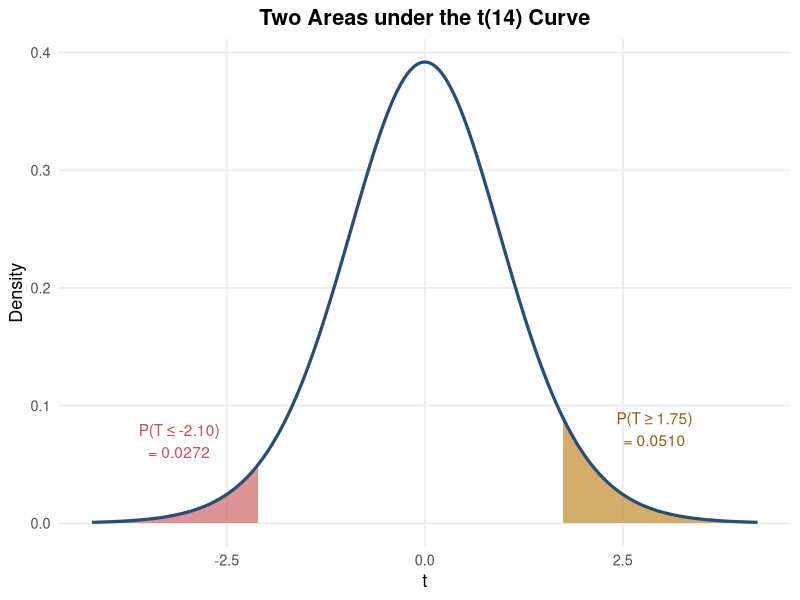
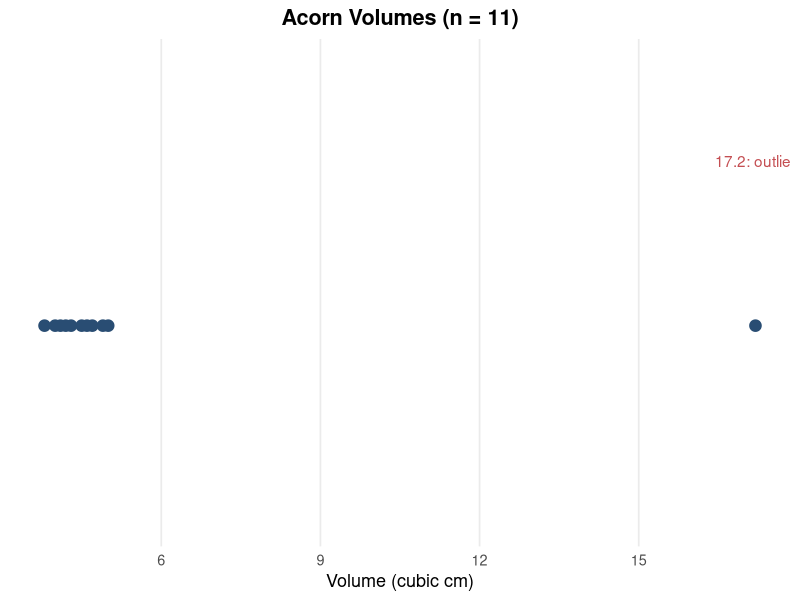
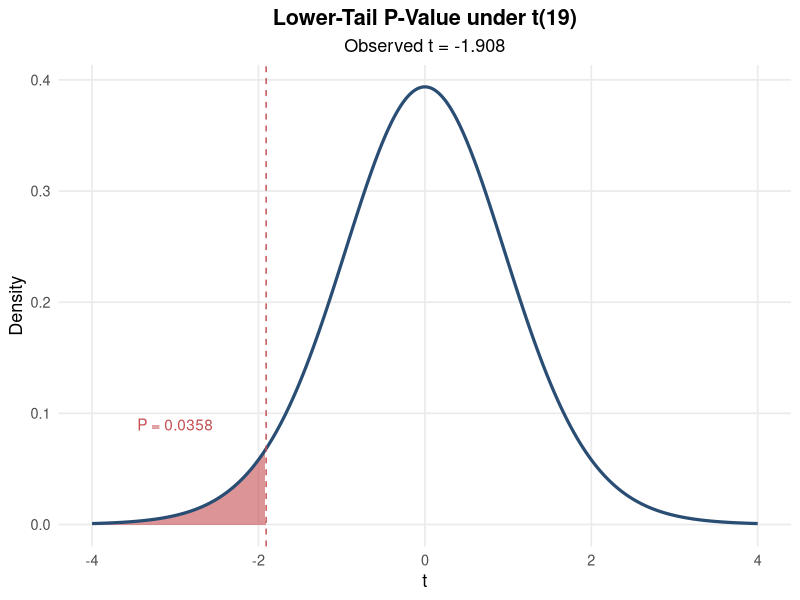
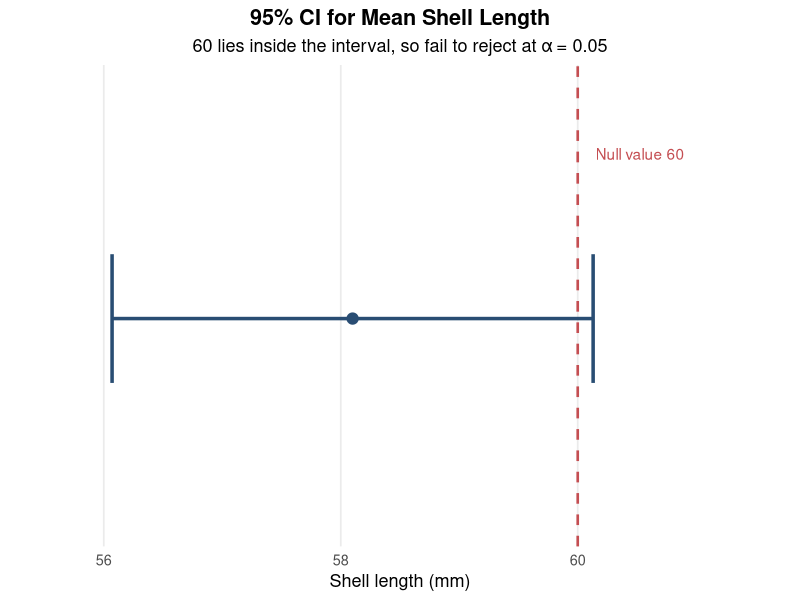
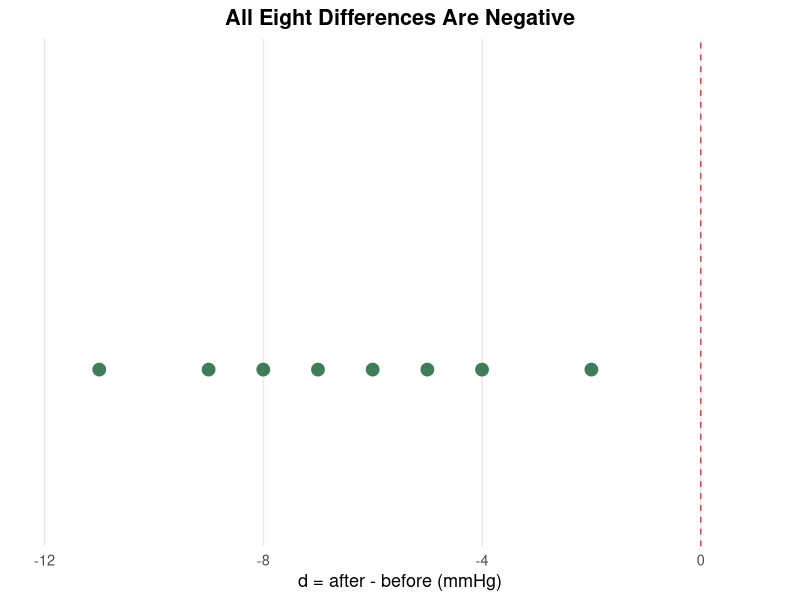
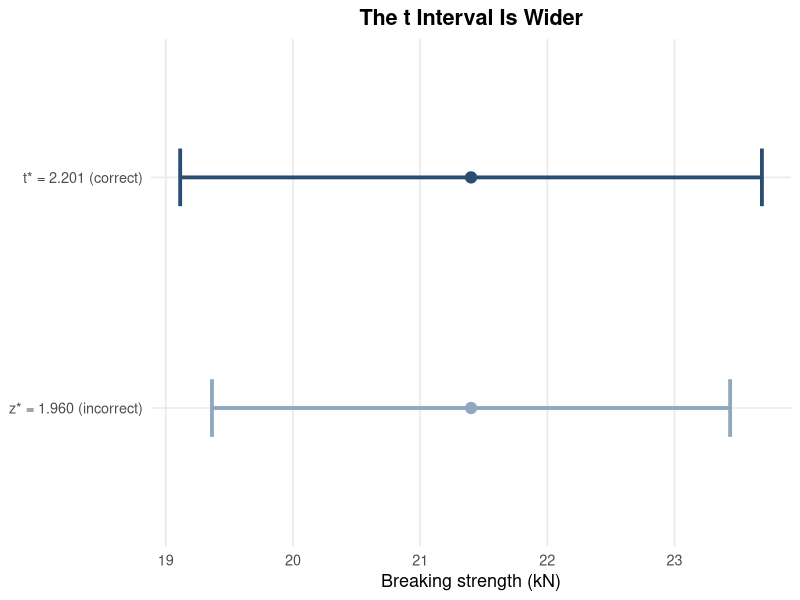
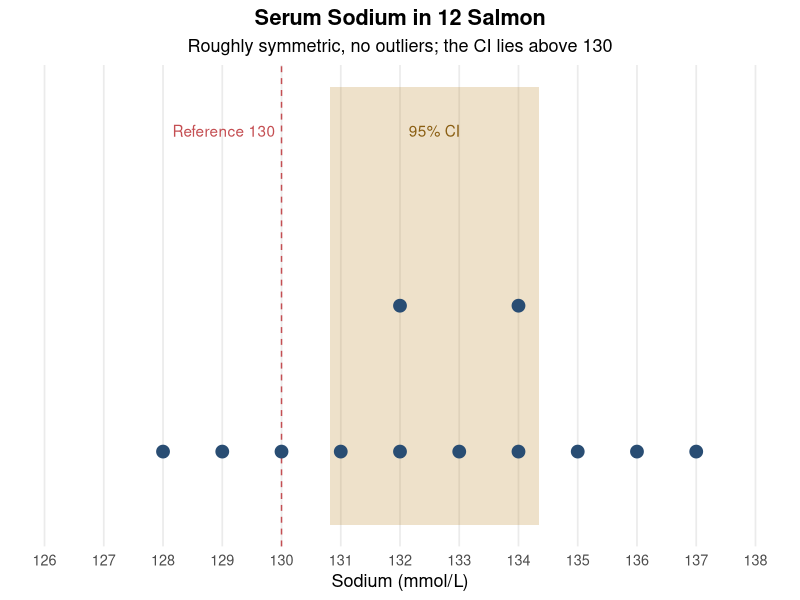
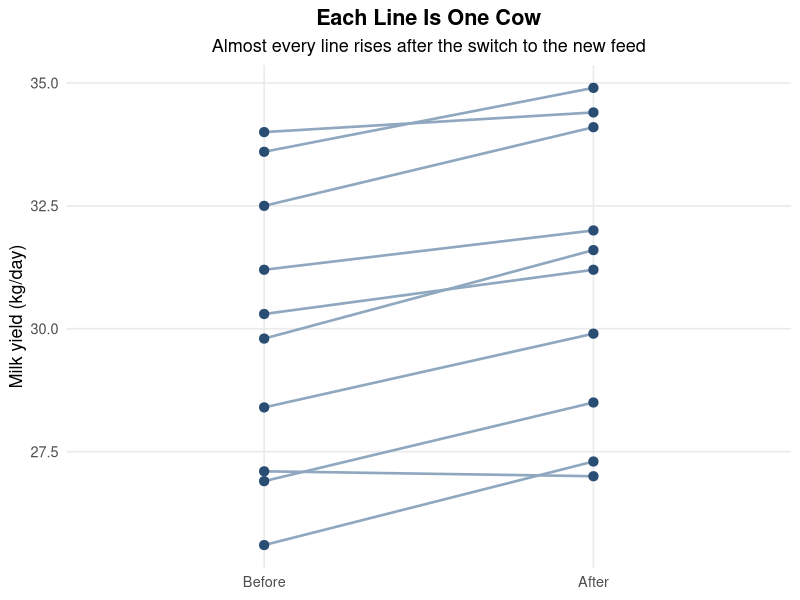

Recreate these plots in R, in order.
## ---- chunk 1
knitr::opts_chunk$set(
  echo = FALSE,
  warning = FALSE,
  message = FALSE,
  fig.align = "center",
  fig.retina = 2,
  out.width = "88%",
  fig.width = 6.4,
  fig.height = 3.4
)

suppressPackageStartupMessages(library(ggplot2))

hw_blue  <- "#294D73"
hw_red   <- "#C44E52"
hw_green <- "#3F7D58"
hw_gold  <- "#BE892D"
hw_grey  <- "#8FA8BF"

hw_theme <- theme_minimal(base_size = 13) +
  theme(
    plot.title = element_text(face = "bold", hjust = 0.5),
    plot.subtitle = element_text(hjust = 0.5),
    panel.grid.minor = element_blank(),
    legend.position = "bottom"
  )

# Stacked dot plot positions: tied values stack upward
stack_y <- function(x) ave(seq_along(x), x, FUN = seq_along)
## ---- chunk 2
pt(-2.10, df = 14)
pt(1.75, df = 14, lower.tail = FALSE)
qt(0.975, df = 14)
qt(0.995, df = 14)
## ---- chunk 3
g <- seq(-4.2, 4.2, length.out = 800)
q2 <- data.frame(t = g, d = dt(g, 14))

ggplot(q2, aes(t, d)) +
  geom_area(data = subset(q2, t <= -2.10), fill = hw_red, alpha = 0.6) +
  geom_area(data = subset(q2, t >= 1.75), fill = hw_gold, alpha = 0.7) +
  geom_line(colour = hw_blue, linewidth = 1.1) +
  annotate("text", x = -3.1, y = 0.07, label = "P(T ≤ -2.10)\n= 0.0272", colour = hw_red) +
  annotate("text", x = 2.9, y = 0.08, label = "P(T ≥ 1.75)\n= 0.0510", colour = "#8A5E12") +
  labs(title = "Two Areas under the t(14) Curve", x = "t", y = "Density") +
  hw_theme
## ---- chunk 4
acorn <- c(3.8, 4.0, 4.1, 4.2, 4.3, 4.5, 4.6, 4.7, 4.9, 5.0, 17.2)

ggplot(data.frame(x = acorn, y = 1), aes(x, y)) +
  geom_point(size = 3.6, colour = hw_blue) +
  annotate("text", x = 17.2, y = 1.25, label = "17.2: outlier", colour = hw_red) +
  scale_y_continuous(NULL, breaks = NULL, limits = c(0.7, 1.4)) +
  labs(title = "Acorn Volumes (n = 11)", x = "Volume (cubic cm)") +
  hw_theme
## ---- chunk 5
t_value <- (42.8 - 46) / (7.5 / sqrt(20))
p_value <- pt(t_value, df = 19)
c(t = t_value, P_value = p_value)
## ---- chunk 6
g <- seq(-4, 4, length.out = 800)
q6 <- data.frame(t = g, d = dt(g, 19))

ggplot(q6, aes(t, d)) +
  geom_area(data = subset(q6, t <= -1.908), fill = hw_red, alpha = 0.6) +
  geom_line(colour = hw_blue, linewidth = 1.1) +
  geom_vline(xintercept = -1.908, linetype = "dashed", colour = hw_red) +
  annotate("text", x = -3, y = 0.09, label = "P = 0.0358", colour = hw_red) +
  labs(title = "Lower-Tail P-Value under t(19)",
       subtitle = "Observed t = -1.908", x = "t", y = "Density") +
  hw_theme
## ---- chunk 7
ggplot(data.frame(y = 1, est = 58.1, lo = 56.07, hi = 60.13), aes(x = est, y = y)) +
  geom_vline(xintercept = 60, linetype = "dashed", colour = hw_red, linewidth = 0.9) +
  geom_errorbar(aes(xmin = lo, xmax = hi), orientation = "y",
                width = 0.25, linewidth = 1.2, colour = hw_blue) +
  geom_point(size = 3.5, colour = hw_blue) +
  annotate("text", x = 60.15, y = 1.32, label = "Null value 60", hjust = 0, colour = hw_red) +
  scale_y_continuous(NULL, breaks = NULL, limits = c(0.6, 1.45)) +
  scale_x_continuous(limits = c(55.5, 61.5)) +
  labs(title = "95% CI for Mean Shell Length",
       subtitle = "60 lies inside the interval, so fail to reject at α = 0.05",
       x = "Shell length (mm)") +
  hw_theme
## ---- chunk 8
difference <- c(-8, -5, -11, -4, -7, -9, -6, -2)
t.test(difference, mu = 0, alternative = "less")
## ---- chunk 9
ggplot(data.frame(x = difference, y = stack_y(difference)), aes(x, y)) +
  geom_vline(xintercept = 0, linetype = "dashed", colour = hw_red) +
  geom_point(size = 4, colour = hw_green) +
  scale_y_continuous(NULL, breaks = NULL, limits = c(0.5, 2)) +
  scale_x_continuous(limits = c(-12, 1)) +
  labs(title = "All Eight Differences Are Negative",
       x = "d = after - before (mmHg)") +
  hw_theme
## ---- chunk 10
stride <- c(1.8, 2.4, 0.9, 1.5, 2.1, 1.2, 2.8, 1.7, 2.0, 1.4)
t.test(stride, conf.level = 0.95)$conf.int
## ---- chunk 11
q14 <- data.frame(
  method = factor(c("z* = 1.960 (incorrect)", "t* = 2.201 (correct)"),
                  levels = c("z* = 1.960 (incorrect)", "t* = 2.201 (correct)")),
  lo = 21.4 - c(2.037, 2.287),
  hi = 21.4 + c(2.037, 2.287)
)

ggplot(q14, aes(x = 21.4, y = method, colour = method)) +
  geom_errorbar(aes(xmin = lo, xmax = hi), orientation = "y",
                width = 0.25, linewidth = 1.3) +
  geom_point(size = 3.5) +
  scale_colour_manual(values = c(hw_grey, hw_blue), guide = "none") +
  labs(title = "The t Interval Is Wider",
       x = "Breaking strength (kN)", y = NULL) +
  hw_theme
## ---- chunk 12
sodium <- c(
  129, 134, 132, 135, 131, 133,
  136, 128, 134, 132, 137, 130
)

mean(sodium)
sd(sodium)
t.test(sodium, mu = 130, alternative = "two.sided")
## ---- chunk 13
ggplot(data.frame(x = sodium, y = stack_y(sodium)), aes(x, y)) +
  annotate("rect", xmin = 130.818, xmax = 134.349, ymin = 0.5, ymax = 3.5,
           fill = hw_gold, alpha = 0.25) +
  geom_vline(xintercept = 130, linetype = "dashed", colour = hw_red) +
  geom_point(size = 4, colour = hw_blue) +
  annotate("text", x = 129.9, y = 3.2, label = "Reference 130", hjust = 1, colour = hw_red) +
  annotate("text", x = 132.58, y = 3.2, label = "95% CI", colour = "#8A5E12") +
  scale_y_continuous(NULL, breaks = NULL, limits = c(0.5, 3.5)) +
  scale_x_continuous(limits = c(126, 138), breaks = 126:138) +
  labs(title = "Serum Sodium in 12 Salmon",
       subtitle = "Roughly symmetric, no outliers; the CI lies above 130",
       x = "Sodium (mmol/L)") +
  hw_theme
## ---- chunk 14
before <- c(28.4, 31.2, 25.6, 34.0, 29.8, 27.1, 32.5, 30.3, 26.9, 33.6)
after  <- c(29.9, 32.0, 27.3, 34.4, 31.6, 27.0, 34.1, 31.2, 28.5, 34.9)

t.test(after, before, paired = TRUE, alternative = "greater")   # d = after - before
t.test(after, before, paired = TRUE)$conf.int
t.test(before, after, paired = TRUE, alternative = "less")      # d = before - after
## ---- chunk 15
cows <- data.frame(
  cow = rep(1:10, 2),
  time = factor(rep(c("Before", "After"), each = 10), levels = c("Before", "After")),
  yield = c(before, after)
)

ggplot(cows, aes(time, yield, group = cow)) +
  geom_line(colour = hw_grey, linewidth = 0.9) +
  geom_point(size = 2.8, colour = hw_blue) +
  labs(title = "Each Line Is One Cow",
       subtitle = "Almost every line rises after the switch to the new feed",
       x = NULL, y = "Milk yield (kg/day)") +
  hw_theme
